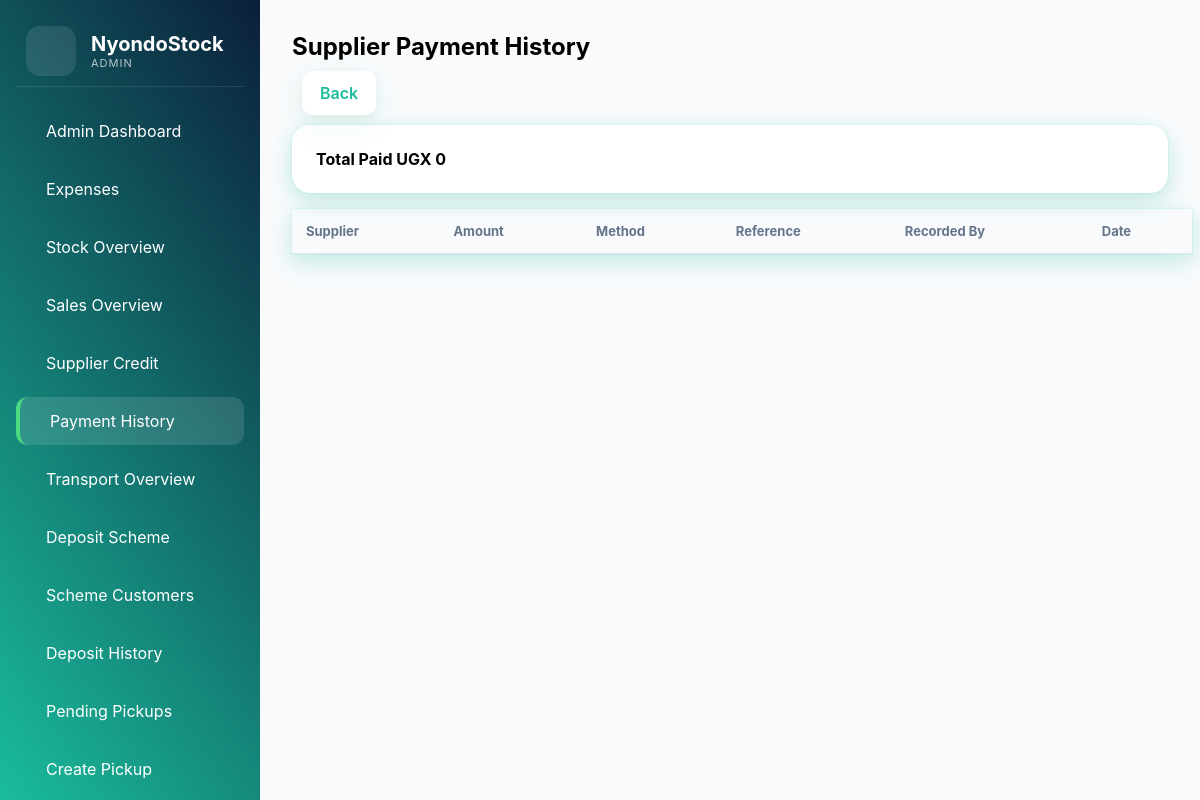
/supplier_payment_history/ (signed in), run on an earlier commit of the app's database.
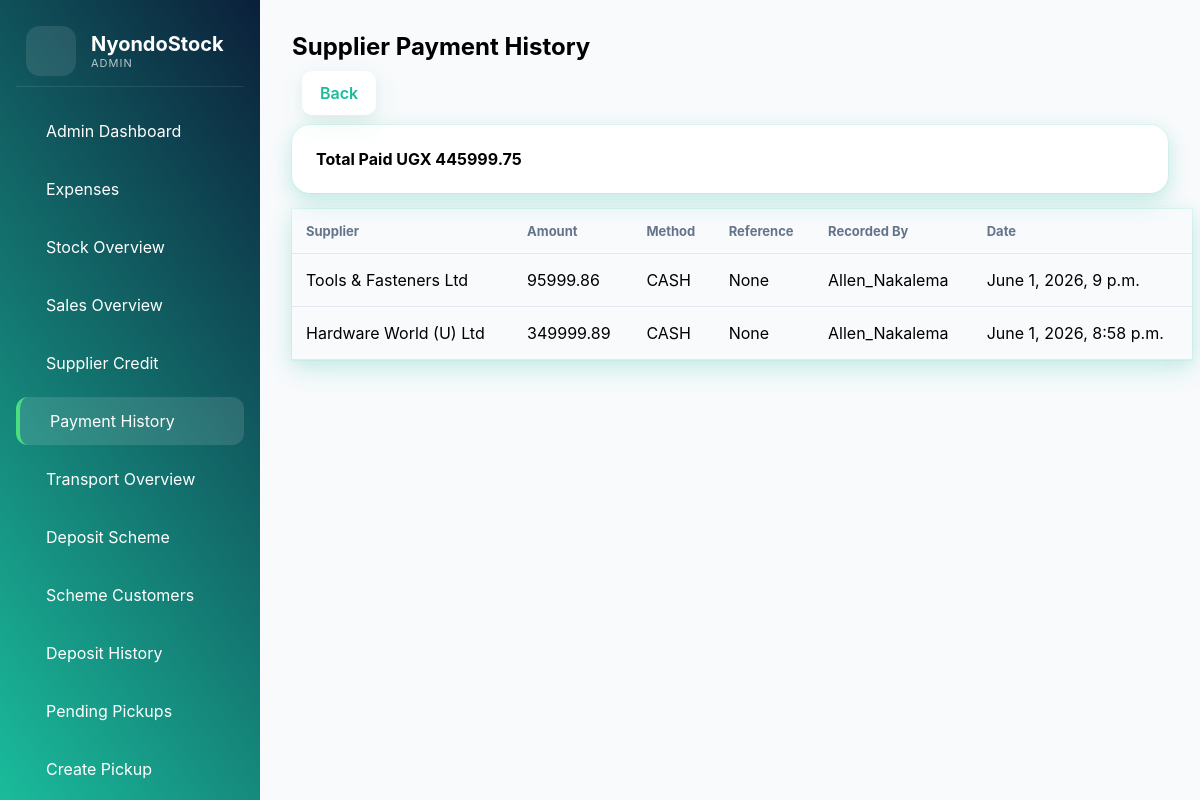
And on a later commit of the database.
### inventory_app/models.py (models this page shows)
class SupplierPayment(models.Model):
    PAYMENT_METHODS = (
        ('CASH', 'Cash'),
        ('MOMO', 'Mobile Money'),
        ('BANK', 'Bank Transfer'),
        ('CHEQUE', 'Cheque'),
    )
    supplier = models.ForeignKey(Supplier, on_delete=models.CASCADE)
    amount_paid = models.DecimalField(max_digits=12, decimal_places=2)
    payment_method = models.CharField(
    max_length=20,
    choices=PAYMENT_METHODS,
    default='BANK'
    )
    transaction_reference = models.CharField(
    max_length=100,
    blank=True,
    null=True
    )
    payment_date = models.DateTimeField(auto_now_add=True)
    recorded_by = models.ForeignKey('auth.User', on_delete=models.SET_NULL, null=True)

class Supplier(models.Model):
    COMPANY_TYPES = (
        ('SOLE', 'Sole Proprietorship'),
        ('PARTNERSHIP', 'Partnership'),
        ('LLC', 'Limited Liability Company'),
        ('CORPORATION', 'Corporation'),
    )
    supplier_name = models.CharField(max_length=150)
    contact_person = models.CharField(max_length=100)
    job_title = models.CharField(
        max_length=100,
        blank=True
    )
    phone_number = models.CharField(max_length=20)
    alternative_phone = models.CharField(
        max_length=20,
        blank=True
    )
    email = models.EmailField(blank=True)
    company_type = models.CharField(
        max_length=30,
        choices=COMPANY_TYPES,
        blank=True
    )
    business_registration_number = models.CharField(
        max_length=100,
        blank=True
    )
    tin_number = models.CharField(
        max_length=100,
        blank=True
    )
    website = models.URLField(blank=True)
    address = models.TextField(blank=True)
    city = models.CharField(
        max_length=100,
        blank=True
    )
    country = models.CharField(
        max_length=100,
        default='Uganda'
    )
    balance_due = models.DecimalField(
        max_digits=12,
        decimal_places=2,
        default=0
    )
    is_credit_supplier = models.BooleanField(default=False)
    created_at = models.DateTimeField(
        auto_now_add=True
    )
    def __str__(self):
        return self.supplier_name

### reports_app/views.py (the view)
@login_required
@allowed_roles(['ADMIN'])
def supplier_payment_history(request):
    payments = SupplierPayment.objects.select_related(
        'supplier',
        'recorded_by'
    ).order_by('-payment_date')
    total_paid = payments.aggregate(
        total=Sum('amount_paid')
    )['total'] or 0
    context = {
        'payments': payments,
        'total_paid': total_paid,
    }
    return render(
        request,
        'admin/supplier_payment_history.html',
        context
    )

### accounts_app/context_processors.py (called while the page is built)
def user_roles(request):
    user = request.user
    if not user.is_authenticated:
        return {
            "is_admin": False,
            "is_manager": False,
            "is_attendant": False,
        }
    groups = user.groups.values_list("name", flat=True)
    return {
        "is_admin": "ADMIN" in groups,
        "is_manager": "MANAGER" in groups or "ADMIN" in groups,
        "is_attendant": "ATTENDANT" in groups or "ADMIN" in groups,
    }

### templates/admin/supplier_payment_history.html (shortened to what this page needs)
{% extends 'manager/base_manager.html' %}
{% block content %}
<div class="container-fluid">
    <h2>Supplier Payment History</h2>
    <a href="{% url 'supplier_credit_dashboard' %}" class="btn back-btn btn-secondary mb-3">
        Back
    </a>
    <div class="card p-3 mb-3">
        <h4>Total Paid
            <span class="badge bg-success">
                UGX {{ total_paid }}
            </span>
        </h4>
    </div>
    <table class="table table-striped">
        <thead>
            <tr>
                <th>Supplier</th>
                <th>Amount</th>
                <th>Method</th>
                <th>Reference</th>
                <th>Recorded By</th>
                <th>Date</th>
            </tr>
        </thead>
        <tbody>
            {% for payment in payments %}
            <tr>
                <td>{{ payment.supplier }}</td>
                <td>{{ payment.amount_paid }}</td>
                <td>{{ payment.payment_method }}</td>
                <td>{{ payment.transaction_reference }}</td>
                <td>{{ payment.recorded_by }}</td>
                <td>{{ payment.payment_date }}</td>
            </tr>
            {% endfor %}
        </tbody>
    </table>
</div>
{% endblock %}

What changed in the data, as far as the page shows it:
added SupplierPayment: supplier "Tools & Fasteners Ltd", amount_paid "95999.86", payment_method "CASH", transaction_reference "None", recorded_by "Allen_Nakalema", payment_date "June 1, 2026, 9 p.m."
added SupplierPayment: supplier "Hardware World (U) Ltd", amount_paid "349999.89", payment_method "CASH", transaction_reference "None", recorded_by "Allen_Nakalema", payment_date "June 1, 2026, 8:58 p.m."
Also different on the page:
{{ total_paid }}: "0" → "445999.75"
